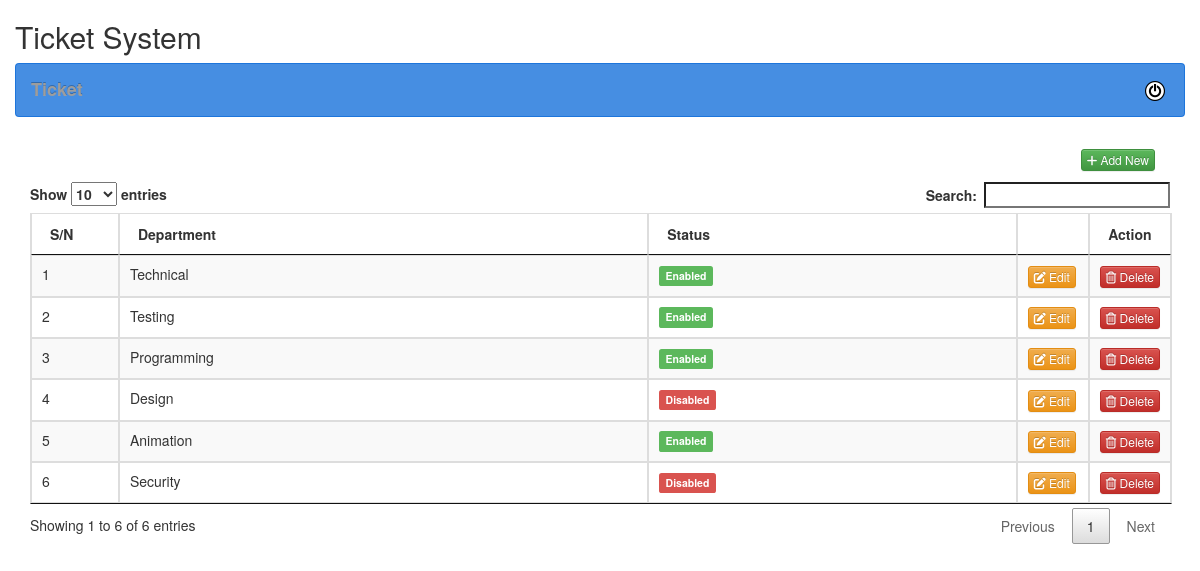
The page /department.php on the database its author committed.
### tables this page shows
CREATE TABLE `departments` (
  `id` int(11) NOT NULL,
  `department` varchar(300) NOT NULL,
  `status` int(11) NOT NULL
);

### department.php (the view, shortened to what this page needs)
<?php
include('header.php');
?>
<div class="container">
	<div class="row home-sections">
	<h2>Ticket System</h2>
    <?php include('menu.php'); ?>
	</div>
	<div class="panel-heading">
		<div class="row">
			<div class="col-md-10">
				<h3 class="panel-title">&nbsp;</h3>
			</div>
			<div class="col-md-2 text-right">
				<button type="button" name="add" id="addDepartment" class="btn btn-success btn-xs"><i class="fa fa-plus"> </i> Add New</button>
			</div>
		</div>
	</div>
	<table id="datatableid" class="table table-bordered table-striped">
		<thead>
			<tr>
				<th width="50px">S/N</th>
				<th>Department</th>
				<th>Status</th>
				<th></th>
				<th class="text-center">Action</th>
			</tr>
		</thead>
<?php
	$query="SELECT * FROM departments";
	$result=mysqli_query($con,$query);
	$count=mysqli_num_rows($result);
	for ($i=0;$i<$count;$i++)
{
	$array=mysqli_fetch_array($result);
	$depId=$array['id'];
	$depName=$array['department'];
	$depStatus = '';
			if($array['status'] == 1)	{
				$depStatus = '<span class="label label-success"> Enabled</span>';
			} else if($array['status'] == 0) {
				$depStatus = '<span class="label label-danger">Disabled</span>';
			}
	echo "<tr>";
		echo "<td>$depId</td>";
		echo "<td>$depName</td>";
		echo "<td>$depStatus</td>";
		echo "<td width='50px'><a href='department_action.php?mode=edit&DepID=$depId' class='btn btn-warning btn-xs'><i class='fa-solid fa-pen-to-square'></i> Edit</a></td>";
		echo"<td width='50px'><a href='department_action.php?mode=delete&DepID=$depId' class='btn btn-danger btn-xs'><i class='fa-regular fa-trash-can'></i> Delete</a></td>";
	echo "</tr>";
}
?>
</table>
</div>
<?php include('footer.php');?>

### header.php (shortened to what this page needs)
<!DOCTYPE html>
<html lang="en">
  <head>
    <link rel="stylesheet" href="https://maxcdn.bootstrapcdn.com/bootstrap/3.3.5/css/bootstrap.min.css">
    <link rel="stylesheet" href="https://maxcdn.bootstrapcdn.com/bootstrap/3.3.5/css/bootstrap-theme.min.css">
   <link rel="stylesheet" href="vendors/css/datatables.min.css">
   <link rel="stylesheet" href="https://cdnjs.cloudflare.com/ajax/libs/font-awesome/6.2.1/css/all.min.css" />
    <link rel="stylesheet" href="resources/css/style.css" />
  </head>
  <body>

### menu.php (shortened to what this page needs)
<nav class="navbar navbar-inverse" style="background:#126fdac7;color:#fff;font-weight:bold;border:1px solid #126fdac7">
        <div class="container-fluid">
            <ul class="nav navbar-nav menus">
                <li id="ticket"><a href="ticket.php" class="navbar-brand">Ticket</a></li>
            </ul>
            <ul class="nav navbar-nav navbar-right">
            <li class="dropdown">
				<a href="#" class="dropdown-toggle" data-toggle="dropdown"><span class="label label-pill label-danger count"></span>
				<img src="resources/img/power-button.png" width="20px">&nbsp;<?php if(isset($_SESSION["userid"])) { echo $_SESSION["user_name"]; } ?></a>
			</li>
            </ul>
        </div>
</nav>

### footer.php (shortened to what this page needs)
  </body>
</html>

### resources/css/style.css (style rules this page uses)
.container { min-height: 100%; }
.panel-title { font-size: 18px; font-weight: 300; letter-spacing: 2px; line-height: 24px; }

### rows shown on the page
departments: id "1", department "Technical", status "Enabled"
departments: id "2", department "Testing", status "Enabled"
departments: id "3", department "Programming", status "Enabled"
departments: id "4", department "Design", status "Disabled"
departments: id "5", department "Animation", status "Enabled"
departments: id "6", department "Security", status "Disabled"
